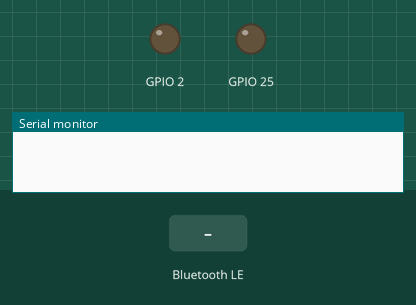
Recording of a sketch running on a simulated ESP32. Shown: output pins drawn as LEDs (lit = HIGH), the last lines printed to the serial monitor. The inputs (shaded band) are chosen by the test bench. Nothing arrives over Bluetooth unless stated; a phone connects over Bluetooth LE 3 s after start.

Above: at 1.2 s.
1.3 s: Bluetooth LE write "ON" received
At 4.0 s:
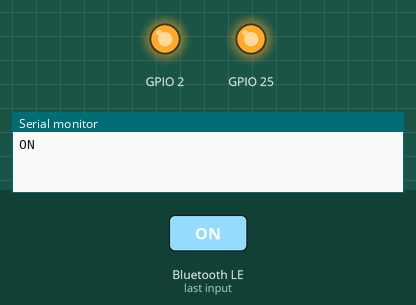
4.3 s: Bluetooth LE write "OFF" received
At 5.7 s:
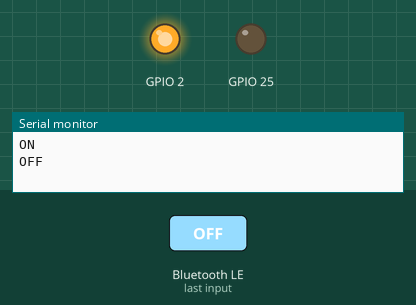
Timing chart, 0 to 7.3 s (numbered marks = the images above; inputs shaded):
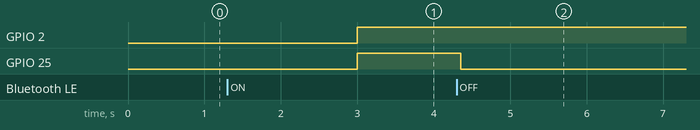

Measured:
- after the input at 1.3 s, GPIO 25: LOW → HIGH after 1.7 s
- after the input at 4.3 s, GPIO 25: HIGH → LOW after 0.05 s

The sketch:

ch4_3_1.ino
```cpp
//Generated Date: Tue, 23 Jul 2024 07:47:38 GMT

String RX_String = "";
#include <BLEDevice.h>
#include <BLEServer.h>
#include <BLEUtils.h>
#include <BLE2902.h>

#define SERVICE_UUID           "6E400001-B5A3-F393-E0A9-E50E24DCCA9E"
#define CHARACTERISTIC_UUID_RX "6E400002-B5A3-F393-E0A9-E50E24DCCA9E"
#define CHARACTERISTIC_UUID_TX "6E400003-B5A3-F393-E0A9-E50E24DCCA9E"

BLECharacteristic *pCharacteristic;
bool btConnected = false;
bool btReceiveDone=false;
String btRxLoad="";
String sendTemp="";

void ljjBtConnected(){
  pinMode(2, OUTPUT);
  digitalWrite(2, 1);

}

void ljjBtDisconnected(){
  pinMode(2, OUTPUT);
  digitalWrite(2, 0);

}

class btLjjServerCallbacks: public BLEServerCallbacks {
    void onConnect(BLEServer* pServer) {
      btConnected = true;
      ljjBtConnected();
    };
    void onDisconnect(BLEServer* pServer) {
      btConnected = false;
      ljjBtDisconnected();
    }
};

class btLjjCallbacks: public BLECharacteristicCallbacks {
    void onWrite(BLECharacteristic *pCharacteristic) {
      btReceiveDone=false;
      std::string rxValue = pCharacteristic->getValue();
      if (rxValue.length() > 0) {
        btRxLoad="";
        for (int i = 0; i < rxValue.length(); i++){
          btRxLoad +=(char)rxValue[i];
        }
        btRxLoad.replace("\r","");
        btRxLoad.replace("\n","");
        btReceiveDone=true;
      }
    }
};

void setupBLE(String BLEName){
  const char *ble_name=BLEName.c_str();
  BLEDevice::init(ble_name);
  BLEServer *pServer = BLEDevice::createServer();
  pServer->setCallbacks(new btLjjServerCallbacks());
  BLEService *pService = pServer->createService(SERVICE_UUID);
  pCharacteristic= pService->createCharacteristic(CHARACTERISTIC_UUID_TX,BLECharacteristic::PROPERTY_NOTIFY);
  pCharacteristic->addDescriptor(new BLE2902());
  BLECharacteristic *pCharacteristic = pService->createCharacteristic(CHARACTERISTIC_UUID_RX,BLECharacteristic::PROPERTY_WRITE);
  pCharacteristic->setCallbacks(new btLjjCallbacks());
  pService->start();
  pServer->getAdvertising()->addServiceUUID(SERVICE_UUID);
  pServer->getAdvertising()->setScanResponse(true);
  pServer->getAdvertising()->setMinPreferred(0x06);
  pServer->getAdvertising()->setMinPreferred(0x12);
  pServer->getAdvertising()->start();
}

void setup()
{
  Serial.begin(115200);

  setupBLE("ESP32_BLE");
  pinMode(25, OUTPUT);
}

void loop()
{
  if (btConnected && btReceiveDone && btRxLoad.length()>0){
    RX_String = btRxLoad;
    Serial.println(RX_String);
    if (RX_String == "ON") {
      digitalWrite(25, 1);
    } else if (RX_String == "OFF") {
      digitalWrite(25, 0);
    }
    btRxLoad="";
  }
}
```
